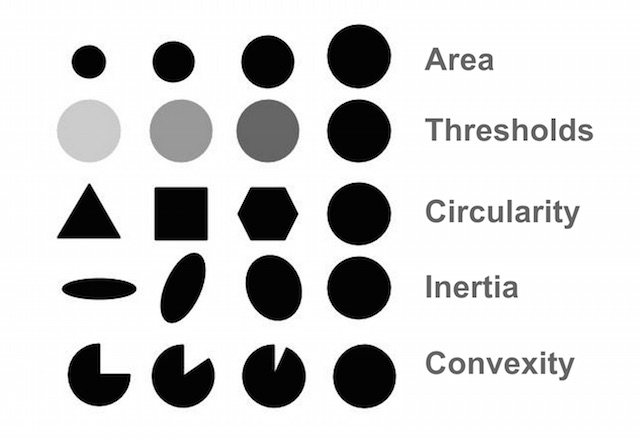
#> input picture Alfred/UAS/BlobTest.jpg, 640 x 439 px
$ jupyter execute Shape_Detection.ipynb
#> lines starting #> are read from the running program, lines starting #| are printed output that depends on the picture; after the words box and inside, x2 and y2 are one past the last pixel; in counts of white or black regions, pixels touching at a corner belong together
#> further down, image is the input picture: shape (439, 640, 3); min 0, max 255, mean 210.3
Alfred Wisana
c14210177

[cell 1]
import cv2
import numpy as np
import matplotlib.pyplot as plt

Klasifikasi Segi 4 Untuk Membededakan bentuk segi 4 berdasarkan sudut pada object

[cell 2]
def classify_quadrilateral(approx):
    (x, y, w, h) = cv2.boundingRect(approx)
    aspect_ratio = w / float(h)
    aspect_ratio = round(aspect_ratio,2)
    if aspect_ratio==3.41 and aspect_ratio==0.49:
        return "Ellipse"

    if 0.95 <= aspect_ratio <= 1.05:
        return "Square"
    else:
        sides = []
        for i in range(4):
            sides.append(np.linalg.norm(approx[i] - approx[(i + 1) % 4]))

        sides = np.array(sides)
        opposite_sides_equal = np.isclose(sides[0], sides[2], atol=0.1) and np.isclose(sides[1], sides[3], atol=0.1)
        all_sides_equal = np.isclose(sides[0], sides[1], atol=0.1) and np.isclose(sides[1], sides[2], atol=0.1) and np.isclose(sides[2], sides[3], atol=0.1)

        cosines = []
        for i in range(4):
            cos = angle_cos(approx[i], approx[(i + 1) % 4], approx[(i + 2) % 4])
            cosines.append(cos)

        cosines = np.sort(cosines)

        if all_sides_equal:
            return "Rhombus"
        elif opposite_sides_equal:
            if np.allclose(cosines, [0, 0, 0, 0], atol=0.1):
                return "Rectangle"
            else:
                if aspect_ratio==0.49:
                    return "Oval"
                else:
                    return "Pararelogram"
        else:
            if aspect_ratio==3.41:
                return "Oval"
            else:
                return "Trapezoid"

def angle_cos(p0, p1, p2):
    d1, d2 = (p0 - p1).flatten(), (p2 - p1).flatten()
    return np.dot(d1, d2) / (np.linalg.norm(d1) * np.linalg.norm(d2))

[cell 3]
def detect_shapes(image):
    # Convert to grayscale
    gray = cv2.cvtColor(image, cv2.COLOR_BGR2GRAY)
    # Apply GaussianBlur to reduce noise and improve edge detection
    blurred = cv2.GaussianBlur(gray, (5, 5), 0)
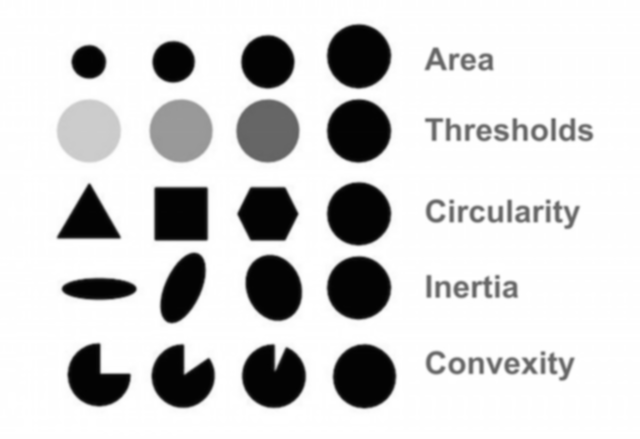
#> blurred: shape (439, 640); min 2, max 255, mean 210.3
    # Perform edge detection
    edged = cv2.Canny(blurred, 50, 150)
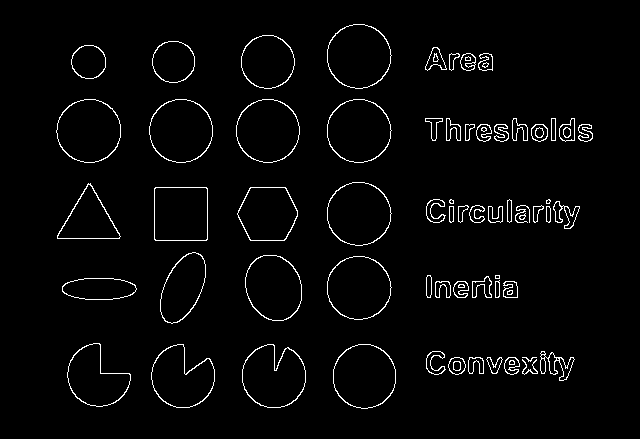
#> edged: shape (439, 640); 2.7% white in thin lines or dots, all inside (x1, y1, x2, y2) = (56, 24, 593, 409)


    text_area_start = (gray.shape[1] - 220, 0)
#> text_area_start = (420, 0)
    text_area_end = (gray.shape[1], gray.shape[0])
#> text_area_end = (640, 439)
    # Find contours in the edged image
    contours, _ = cv2.findContours(edged, cv2.RETR_EXTERNAL, cv2.CHAIN_APPROX_SIMPLE)
#> contours = 62 contours, 5 with area under 20; largest, box (x1, y1, x2, y2) and area: (327, 24, 392, 89) 3216, (56, 99, 121, 163) 3180, (327, 99, 392, 163) 3173, (327, 182, 392, 246) 3170, (327, 256, 392, 320) 3169
    shape_len = 0
    shape_dict={
        "Triangle":0,
        "Oval":0,
        "Circle":0,
        "Square":0,
        "Rectagle":0,
        "Trapezoid":0,
        "Pararelogram":0,
        "Hexagon":0,
        "Pentagon":0,
        "Unknown":0,
        "Pie":0,
        "Ellipse":0

    }
    # Loop over the contours
    for contour in contours:
        x, y, w, h = cv2.boundingRect(contour)
        if x >= text_area_start[0] and y >= text_area_start[1] and (x + w) <= text_area_end[0] and (y + h) <= text_area_end[1]:
            # This contour is within the masked area, so skip it
            continue
        # Compute the center of the contour

        # Compute the center of the contour
        M = cv2.moments(contour)
        if M["m00"] != 0:
            cX = int(M["m10"] / M["m00"])
            cY = int(M["m01"] / M["m00"])
        else:
            cX, cY = 0, 0

        # Approximate the contour
        approx = cv2.approxPolyDP(contour, 0.04 * cv2.arcLength(contour, True), True)

        # Determine the shape
        shape = "Unknown"
        if len(approx) == 3:
            shape = "Triangle"
            shape_len+=1
            shape_dict[shape]+=1
        elif len(approx) == 4:
            shape = classify_quadrilateral(approx)
            shape_len+=1
            shape_dict[shape]+=1


            # Untuk lebih dari segi 4 akan diguanakn berdasarkan circularity dari object
        else:
            # Compute contour properties for more complex shapes
            area = cv2.contourArea(contour)
            perimeter = cv2.arcLength(contour, True)
            circularity = 0
            if perimeter != 0.0:
                circularity = 4 * np.pi * (area / perimeter**2)

            mask = np.zeros_like(gray)
            cv2.drawContours(mask, [contour], -1, 255, -1)
            masked_image = cv2.bitwise_and(gray, mask)

            # Calculate the percentage of circle completion
            total_pixels = np.sum(mask / 255)
            circle_pixels = np.sum(masked_image / 255)
            completion_ratio = circle_pixels / total_pixels

            if circularity < 0.7 :
                shape ="Pie"
                shape_len+=1
                shape_dict[shape]+=1

            elif 0.85 < circularity < 1.2:
                shape = "Circle"
                shape_len+=1
                shape_dict[shape]+=1

            else:
                # Fit an ellipse to the contour
                ellipse = cv2.fitEllipse(contour)
                (center, axes, orientation) = ellipse
                major_axis_length = max(axes)
                minor_axis_length = min(axes)
                eccentricity = np.sqrt(1 - (minor_axis_length / major_axis_length) ** 2)

                # Determine the shape
                shape = "Unknown"
                if eccentricity > 0.8:  # Empirical threshold for distinguishing circle from oval
                    shape = "Oval"
                    shape_len+=1
                    shape_dict[shape]+=1

                else:
                    # Check for 3/4 circle completion
                    mask = np.zeros_like(gray)
                    cv2.drawContours(mask, [contour], -1, 255, -1)
                    masked_image = cv2.bitwise_and(gray, mask)

                    # Calculate the percentage of circle completion
                    total_pixels = np.sum(mask / 255)
                    circle_pixels = np.sum(masked_image / 255)
                    completion_ratio = circle_pixels / total_pixels

                    # Define a threshold for approximately 3/4 circle completion
                    if 0.7 < completion_ratio < 0.85:
                        shape = "Three-Fourth Circle"
                    else:
                        if perimeter != 0.0:
                            circularity = 4 * np.pi * (area / (perimeter * perimeter))
                        if len(approx) == 5 and circularity > 0.75 and circularity < 0.8:
                            shape = "Pentagon"
                            shape_len+=1
                            shape_dict[shape]+=1

                        elif len(approx) == 6 and circularity > 0.8 and circularity < 0.85:
                            shape = "Hexagon"
                            shape_len+=1
                            shape_dict[shape]+=1

                        else:
                            shape ="Unknown"
                            shape_len+=1
                            shape_dict[shape]+=1


        if shape != "Unknown":
        # Draw the contour and the name of the shape on the image
            cv2.drawContours(image, [contour], -1, (100, 100, 200), 2)
            cv2.putText(image, shape, (cX-25, cY-35), cv2.FONT_HERSHEY_SIMPLEX, 0.5, (0, 0, 255), 1)
#> this loop made 62 passes
#> (cX, cY, shape, area) on pass 37: (267, 213, 'Hexagon', 2569.5)
#> (cX, cY, approx, shape) on passes 17, 23: (98, 288, [[62, 286], [85, 299], [136, 289], [113, 278]], 'Oval'), (182, 287, [[198, 253], [166, 279], [167, 322], [199, 296]], 'Oval')
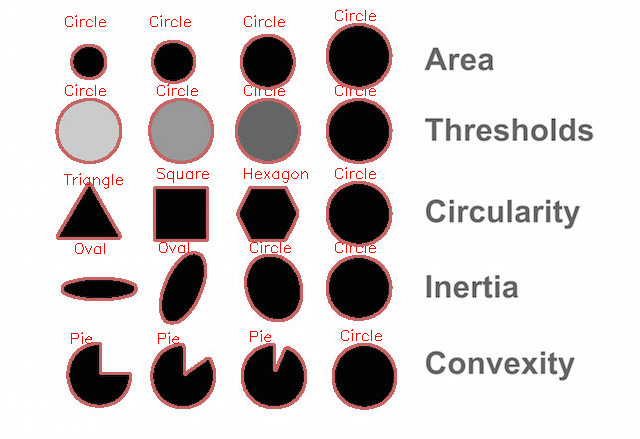
#> image: shape (439, 640, 3); 5.25% of pixels changed, all inside (x1, y1, x2, y2) = (55, 9, 397, 410)
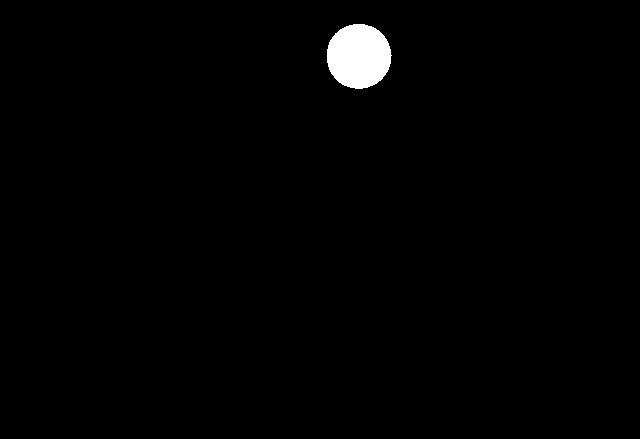
#> mask: shape (439, 640); 1.2% white; 1 white region, box (x1, y1, x2, y2) and area: (327, 24, 392, 89) 3308
#> after the loop, shape_dict = 12 items; shape_len = 20


    return shape_len,image,shape_dict

[cell 4]
# Load an image
image_path = "BlobTest.jpg"  # Replace with your image path
image = cv2.imread(image_path)
image_temp = image.copy()

shape,output_image,shape_dict = detect_shapes(image_temp)
#> shape = 20; shape_dict = 12 items
print(f"Shape Detected in the image = {shape}")# Display the output image
#| Shape Detected in the image = 20

print("Shape Detected for Each Shape")
for shape_name,shape_len in shape_dict.items():
    if shape_len !=0:
        print(f"Detected {shape_name} = {shape_len}")
#> this loop made 12 passes
#> (shape_name, shape_len) on passes 1 to 12: ('Triangle', 1), ('Oval', 2), ('Circle', 12), ('Square', 1), ('Rectagle', 0), ('Trapezoid', 0), ('Pararelogram', 0), ('Hexagon', 1), ('Pentagon', 0), ('Unknown', 0), ('Pie', 3), ('Ellipse', 0)
#| Detected Triangle = 1
#| Detected Oval = 2
#| Detected Circle = 12
#| Detected Square = 1
#| Detected Hexagon = 1
#| Detected Pie = 3

# print(shape_dict)
plt.figure(figsize=(10, 10))

plt.subplot(1,2,1)
plt.imshow(cv2.cvtColor(image, cv2.COLOR_BGR2RGB))
plt.title("Original Image")
plt.axis('off')


plt.subplot(1,2,2)
plt.imshow(cv2.cvtColor(output_image, cv2.COLOR_BGR2RGB))
plt.title("Predicted Shape Detection")
plt.axis('off')
plt.show()
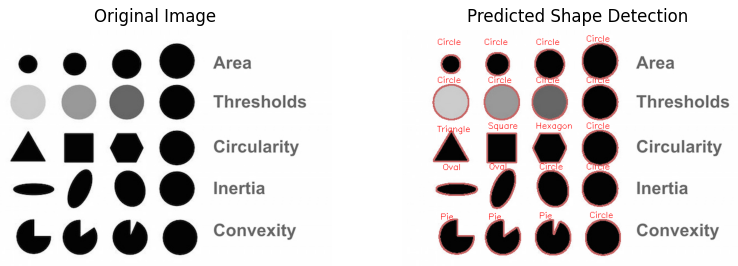
#> figure drawn by matplotlib, 2 panels
